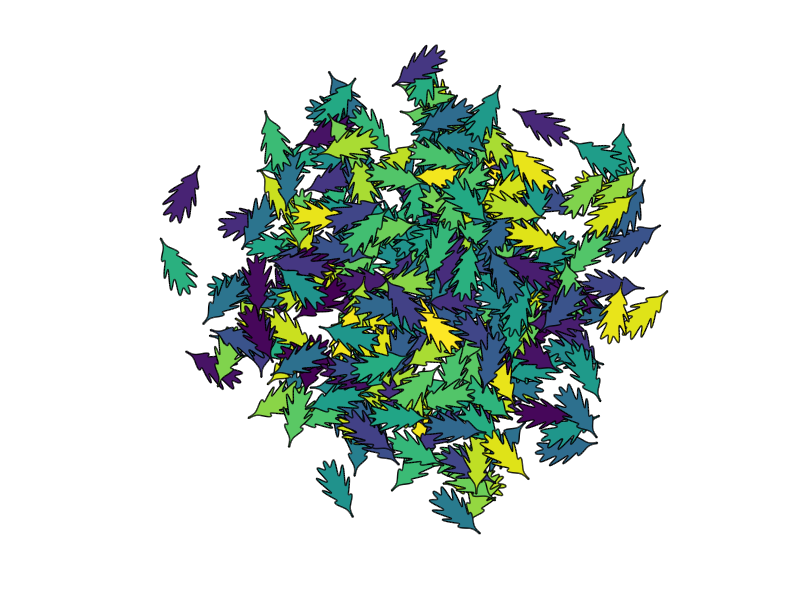

Recreate this plot in MATLAB. (Note: this script raises an error after producing the figure.)
t=0:0.01:pi;
r=@rand;
c=@(f)cos(f*t);
s=@(f)sin(f*t);
hold on
for i=1:300
x=.01*c(1).^9.*c(5).^10+s(2)/4.*(1-s(10).^2/2).*(1-(c(1).*c(3)).^8);
y=s(1).*(1-s(10).^2/5.*(.5+s(2).^2))-.5;
rotate(fill(r()*5+x,r()*5+y,r(),'Linewidth',1),[0 0 1],r()*360);
end
axis equal off
colorverse.enter
import palette.crameri
colormap autumn
pause
crameri lajollaS
set(gca,'Pos',[0 0 1 1])